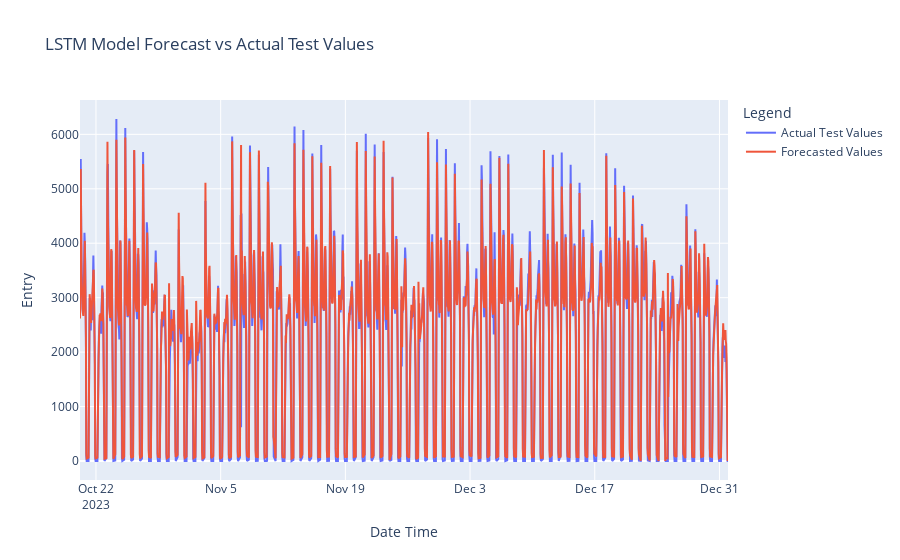

Write notebook code for a chart like this one.
### Code cell
import matplotlib.pyplot as plt
from sklearn.metrics import mean_squared_error, mean_absolute_error, r2_score
import plotly.graph_objects as go

# Extract the 'Date Time' column for the test set
date_time_test = df['Date Time'][-len(y_test):]  # Use the date time series for the test set

# Load the scaler for inverse transformation
scaler_entry = joblib.load('model/scaler_entry.pkl')

# Make predictions on the test dataset
y_pred = model.predict(X_test)

# Check the length of y_pred to ensure it matches y_test
print(f"Length of y_pred: {len(y_pred)}")
print(f"Length of y_test: {len(y_test)}")

# Inverse transform the predictions and actual values
# Create a DataFrame to hold the predictions and actual values
df_pred = pd.DataFrame(y_pred, columns=['Entry'])
df_actual = pd.DataFrame(y_test, columns=['Entry'])

# Inverse transform the 'Entry' column
y_pred_inv = scaler_entry.inverse_transform(df_pred)
y_true_inv = scaler_entry.inverse_transform(df_actual)

# Round the predictions to the nearest whole number and ensure non-negative values
y_pred_inv = np.round(np.maximum(y_pred_inv, 0))
y_true_inv = np.round(np.maximum(y_true_inv, 0))

# Calculate evaluation metrics
rmse = np.sqrt(mean_squared_error(y_true_inv, y_pred_inv))
mae = mean_absolute_error(y_true_inv, y_pred_inv)
r2 = r2_score(y_true_inv, y_pred_inv)

# Print evaluation metrics
print(f"Root Mean Squared Error (RMSE): {rmse}")
print(f"Mean Absolute Error (MAE): {mae}")
print(f"R-squared (R²): {r2}")

# Plot the results with 'Date Time' as the x-axis using Plotly
fig = go.Figure()

fig.add_trace(go.Scatter(x=date_time_test, y=y_true_inv.flatten(), mode='lines', name='Actual Test Values'))
fig.add_trace(go.Scatter(x=date_time_test, y=y_pred_inv.flatten(), mode='lines', name='Forecasted Values'))

fig.update_layout(title='LSTM Model Forecast vs Actual Test Values', xaxis_title='Date Time', yaxis_title='Entry', legend_title='Legend')

fig.show()

### Figure 1 — Plotly figure (JSON) as saved in the notebook; plotly's stock layout.template omitted (floating-point values rounded to 4 significant figures; data arrays with more than 128 entries replaced by an {"elided": "..."} marker saying what was removed)
{"data": [{"mode": "lines", "name": "Actual Test Values", "type": "scatter", "x": {"elided": "1459 str values"}, "y": {"elided": "1459 int values"}}, {"mode": "lines", "name": "Forecasted Values", "type": "scatter", "x": {"elided": "1459 str values"}, "y": {"elided": "1459 int values"}}], "layout": {"legend": {"title": {"text": "Legend"}}, "title": {"text": "LSTM Model Forecast vs Actual Test Values"}, "xaxis": {"title": {"text": "Date Time"}}, "yaxis": {"title": {"text": "Entry"}}}}
